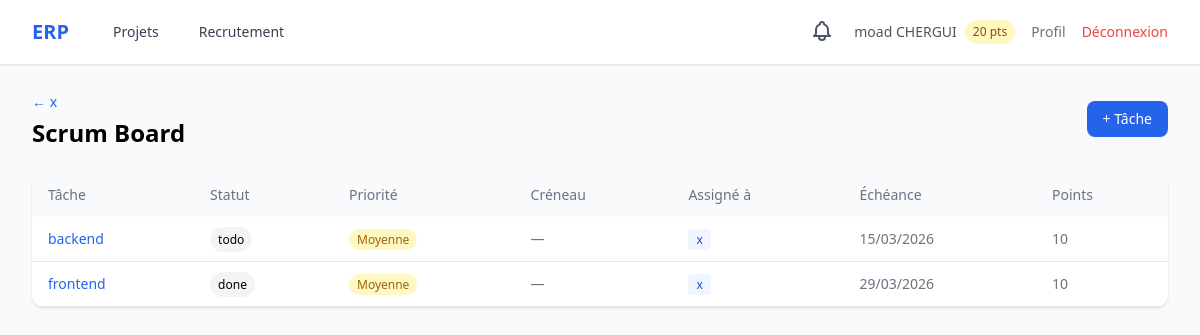
Page /projects/1/scrum/ (signed in) on the committed database.
### accounts/models.py (models this page shows, shortened)
class User(AbstractUser):
    class Role(models.TextChoices):
        ADMIN = 'admin', 'Administrateur'
        HR_MANAGER = 'hr_manager', 'Responsable RH'
        PROJECT_MANAGER = 'project_manager', 'Chef de Projet'
        TEAM_MEMBER = 'team_member', "Membre d'Équipe"
    role = models.CharField(max_length=20, choices=Role.choices, default=Role.TEAM_MEMBER)
    skills = models.TextField(blank=True, help_text="Compétences séparées par des virgules")
    avatar = models.ImageField(upload_to='avatars/', blank=True, null=True)
    reward_points = models.IntegerField(default=0)
    department = models.ForeignKey(
        Department, on_delete=models.SET_NULL, null=True, blank=True,
        related_name='members', verbose_name="Département"
    )
    @property
    def is_hr(self):
        return self.role == self.Role.HR_MANAGER

### projects/models.py (models this page shows, shortened)
class Project(models.Model):
    name = models.CharField(max_length=200, verbose_name="Nom du projet")
    description = models.TextField(blank=True, verbose_name="Description")
    start_date = models.DateField(verbose_name="Date de début")
    end_date = models.DateField(verbose_name="Date de fin")
    manager = models.ForeignKey(settings.AUTH_USER_MODEL, on_delete=models.CASCADE,
                                 related_name='managed_projects')
    members = models.ManyToManyField(settings.AUTH_USER_MODEL, blank=True,
                                     related_name='projects')
    created_at = models.DateTimeField(auto_now_add=True)
    class Meta:
        ordering = ['-created_at']
        verbose_name = "Projet"

class Task(models.Model):
    class Priority(models.TextChoices):
        LOW = 'low', 'Basse'
        MEDIUM = 'medium', 'Moyenne'
        HIGH = 'high', 'Haute'
        URGENT = 'urgent', 'Urgente'
    class TimeSlot(models.TextChoices):
        MORNING = 'morning', 'Matin'
        AFTERNOON = 'afternoon', 'Après-midi'
    project = models.ForeignKey(Project, on_delete=models.CASCADE, related_name='tasks')
    title = models.CharField(max_length=200, verbose_name="Titre")
    description = models.TextField(blank=True, verbose_name="Description")
    status = models.CharField(max_length=50, default='todo', verbose_name="Statut")
    priority = models.CharField(max_length=10, choices=Priority.choices,
                                 default=Priority.MEDIUM)
    time_slot = models.CharField(max_length=10, choices=TimeSlot.choices,
                                  blank=True, verbose_name="Créneau")
    assigned_to = models.ManyToManyField(settings.AUTH_USER_MODEL, blank=True,
                                          related_name='assigned_tasks')
    deadline = models.DateField(null=True, blank=True, verbose_name="Échéance")
    points = models.IntegerField(default=10, verbose_name="Points de récompense")
    completed_at = models.DateTimeField(null=True, blank=True)
    created_at = models.DateTimeField(auto_now_add=True)
    updated_at = models.DateTimeField(auto_now=True)
    class Meta:
        ordering = ['-priority', 'deadline']
        verbose_name = "Tâche"
    @property
    def is_overdue(self):
        if self.deadline and self.status != 'done':
            return self.deadline < timezone.now().date()
        return False
    @property
    def deadline_approaching(self):
        if self.deadline and self.status != 'done':
            delta = (self.deadline - timezone.now().date()).days
            return 0 <= delta <= 2
        return False

### projects/views.py (the view)
# urls.py: path('<int:pk>/scrum/', views.scrum_board, name='scrum_board'),
@login_required
def scrum_board(request, pk):
    project = get_object_or_404(Project, pk=pk)
    tasks = project.tasks.all().order_by('deadline', '-priority')
    return render(request, 'projects/scrum.html', {'project': project, 'tasks': tasks})

### notifications/context_processors.py (called while the page is built)
def unread_notifications_count(request):
    if request.user.is_authenticated:
        count = request.user.notifications.filter(is_read=False).count()
    else:
        count = 0
    return {'unread_notifications_count': count}

### templates/projects/scrum.html (shortened to what this page needs)
{% extends 'base.html' %}
{% block content %}
<div class="flex justify-between items-center mb-6">
    <div>
        <a href="{% url 'projects:project_detail' project.pk %}" class="text-blue-600 text-sm hover:underline">←           {{ project.name }}</a>
        <h1 class="text-2xl font-bold mt-1">Scrum Board</h1>
    </div>
    {% if user.is_superuser or user.role == 'admin' or user.is_project_manager %}
    <a href="{% url 'projects:task_create' project.pk %}"
        class="bg-blue-600 text-white px-4 py-2 rounded-lg text-sm hover:bg-blue-700">+ Tâche</a>
    {% endif %}
</div>
<div class="bg-white rounded-xl shadow overflow-hidden">
    <table class="w-full text-sm">
        <thead class="bg-gray-50">
            <tr>
                <th class="text-left px-4 py-3 font-medium text-gray-500">Tâche</th>
                <th class="text-left px-4 py-3 font-medium text-gray-500">Statut</th>
                <th class="text-left px-4 py-3 font-medium text-gray-500">Priorité</th>
                <th class="text-left px-4 py-3 font-medium text-gray-500">Créneau</th>
                <th class="text-left px-4 py-3 font-medium text-gray-500">Assigné à</th>
                <th class="text-left px-4 py-3 font-medium text-gray-500">Échéance</th>
                <th class="text-left px-4 py-3 font-medium text-gray-500">Points</th>
            </tr>
        </thead>
        <tbody>
            {% for task in tasks %}
            <tr class="border-b hover:bg-gray-50 {% if task.is_overdue %}bg-red-50{% endif %}">
                <td class="px-4 py-3">
                    <a href="{% url 'projects:task_detail' task.pk %}"
                        class="text-blue-600 hover:underline font-medium">{{ task.title }}</a>
                </td>
                <td class="px-4 py-3">
                    <span class="text-xs px-2 py-1 rounded-full bg-gray-100">{{ task.status }}</span>
                </td>
                <td class="px-4 py-3">
                    <span class="text-xs px-2 py-0.5 rounded-full
                        {% if task.priority == 'urgent' %}bg-red-100 text-red-700
                        {% elif task.priority == 'high' %}bg-orange-100 text-orange-700
                        {% elif task.priority == 'medium' %}bg-yellow-100 text-yellow-700
                        {% else %}bg-gray-100 text-gray-600{% endif %}">
                        {{ task.get_priority_display }}
                    </span>
                </td>
                <td class="px-4 py-3 text-gray-500">{{ task.get_time_slot_display|default:"—" }}</td>
                <td class="px-4 py-3">
                    {% for u in task.assigned_to.all %}
                    <span class="text-xs bg-blue-50 text-blue-700 px-2 py-0.5 rounded">{{ u.username }}</span>
                    {% empty %}
                    <span class="text-gray-400 text-xs">—</span>
                    {% endfor %}
                </td>
                <td
                    class="px-4 py-3 {% if task.is_overdue %}text-red-600 font-bold{% elif task.deadline_approaching %}text-orange-500{% else %}text-gray-500{% endif %}">
                    {{ task.deadline|date:"d/m/Y"|default:"—" }}
                </td>
                <td class="px-4 py-3 text-gray-500">{{ task.points }}</td>
            </tr>
            {% empty %}
            <tr>
                <td colspan="7" class="px-4 py-8 text-center text-gray-400">Aucune tâche</td>
            </tr>
            {% endfor %}
        </tbody>
    </table>
</div>
{% endblock %}

### templates/base.html (shortened to what this page needs)
<!doctype html>
<html lang="fr" class="h-full bg-gray-50">
  <head>
    <script src="https://cdn.tailwindcss.com"></script>
  </head>
  <body class="h-full" hx-headers='{"X-CSRFToken": "{{ csrf_token }}"}'>
    <div class="min-h-full">
      <nav class="bg-white shadow-sm border-b">
        <div class="mx-auto max-w-7xl px-4 sm:px-6 lg:px-8">
          <div class="flex h-16 items-center justify-between">
            <div class="flex items-center space-x-8">
              <a
                href="{% url 'projects:dashboard' %}"
                class="text-xl font-bold text-blue-600"
                >ERP</a
              >
              {% if user.is_authenticated %}
              <div class="flex space-x-4">
                <a
                  href="{% url 'projects:dashboard' %}"
                  class="text-gray-700 hover:text-blue-600 px-3 py-2 text-sm font-medium"
                  >Projets</a
                >
                {% if user.is_hr or user.is_superuser or user.role == 'admin' %}
                <a
                  href="{% url 'hiring:job_list' %}"
                  class="text-gray-700 hover:text-blue-600 px-3 py-2 text-sm font-medium"
                  >Recrutement</a
                >
                {% endif %}
              </div>
              {% endif %}
            </div>
            <div class="flex items-center space-x-4">
              {% if user.is_authenticated %}
              <div class="relative" id="notif-wrapper">
                <button
                  id="notif-btn"
                  onclick="toggleNotif(event)"
                  hx-get="{% url 'notifications:dropdown' %}"
                  hx-target="#notif-dropdown-panel"
                  hx-swap="innerHTML"
                  hx-trigger="click"
                  class="relative text-gray-600 hover:text-blue-600 p-1"
                >
                </button>
              </div>
              <div class="flex items-center space-x-2">
                <span class="text-sm text-gray-600"
                  >{{ user.get_full_name|default:user.username }}</span
                >
                <span
                  class="bg-yellow-100 text-yellow-800 text-xs px-2 py-1 rounded-full"
                  >{{ user.reward_points }} pts</span
                >
              </div>
              <a
                href="{% url 'accounts:profile' %}"
                class="text-sm text-gray-500 hover:text-blue-600"
                >Profil</a
              >
              <a
                href="{% url 'accounts:logout' %}"
                class="text-sm text-red-500 hover:text-red-700"
                >Déconnexion</a
              >
              {% else %}
              <a
                href="{% url 'accounts:login' %}"
                class="text-sm text-blue-600 hover:text-blue-800 font-medium"
                >Connexion</a
              >
              {% endif %}
            </div>
          </div>
        </div>
      </nav>
      <main class="mx-auto max-w-7xl px-4 sm:px-6 lg:px-8 py-6">
        {% block content %}{% endblock %}
      </main>
    </div>
  </body>
</html>

### rows in the picture
User: get_full_name "moad CHERGUI", reward_points "20"
Project: name "x"
Task: title "backend", status "todo", priority "Moyenne", time_slot "—", deadline "15/03/2026", points "10"
User: username "x"
Task: title "frontend", status "done", priority "Moyenne", time_slot "—", deadline "29/03/2026", points "10"
